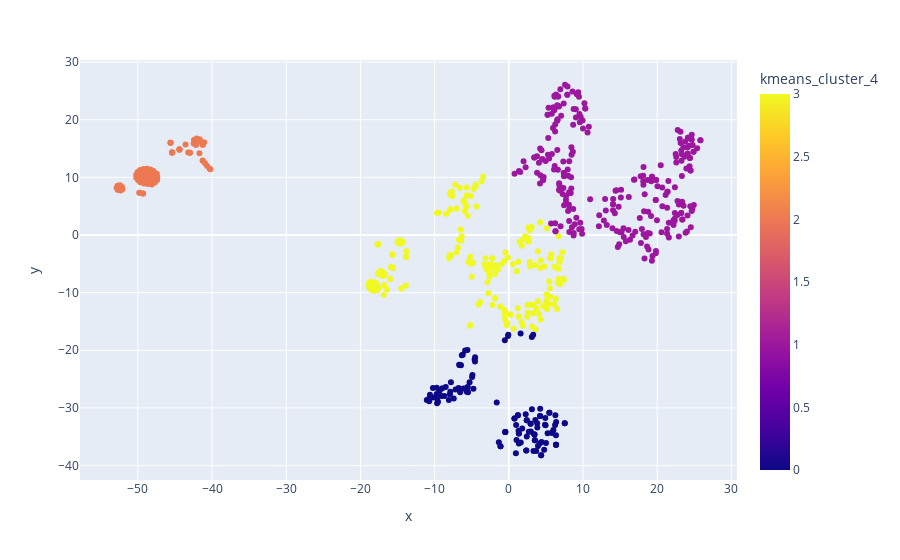

Notebook cell for this chart:
### Code cell
fig = px.scatter(
    df,
    x='x',
    y='y',
    color="kmeans_cluster_4",
    hover_data=["short_input_texts", "short_bot_texts","intent","short_entities","action_1"],
    )


fig.show()

### Figure 1 — Plotly figure (JSON) as saved in the notebook; plotly's stock layout.template omitted (floating-point values rounded to 4 significant figures; data arrays with more than 128 entries replaced by an {"elided": "..."} marker saying what was removed)
{"data": [{"customdata": {"elided": "655x5 str values"}, "hovertemplate": "x=%{x}<br>y=%{y}<br>short_input_texts=%{customdata[0]}<br>short_bot_texts=%{customdata[1]}<br>intent=%{customdata[2]}<br>short_entities=%{customdata[3]}<br>action_1=%{customdata[4]}<br>kmeans_cluster_4=%{marker.color}<extra></extra>", "legendgroup": "", "marker": {"color": {"elided": "655 int values"}, "coloraxis": "coloraxis", "symbol": "circle"}, "mode": "markers", "name": "", "showlegend": false, "type": "scatter", "x": {"elided": "655 float values"}, "xaxis": "x", "y": {"elided": "655 float values"}, "yaxis": "y"}], "layout": {"coloraxis": {"colorbar": {"title": {"text": "kmeans_cluster_4"}}, "colorscale": [[0, "#0d0887"], [0.1111, "#46039f"], [0.2222, "#7201a8"], [0.3333, "#9c179e"], [0.4444, "#bd3786"], [0.5556, "#d8576b"], [0.6667, "#ed7953"], [0.7778, "#fb9f3a"], [0.8889, "#fdca26"], [1, "#f0f921"]]}, "legend": {"tracegroupgap": 0}, "margin": {"t": 60}, "xaxis": {"anchor": "y", "domain": [0, 1], "title": {"text": "x"}}, "yaxis": {"anchor": "x", "domain": [0, 1], "title": {"text": "y"}}}}
